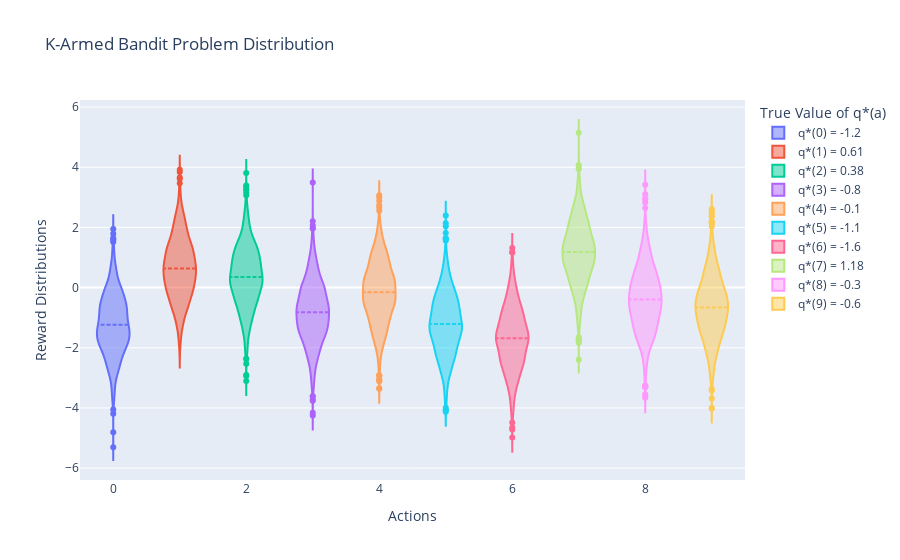

The notebook cell this image was saved under:
### Markdown cell above
let's see if the implementation of the k-armed bandit is correct:

### Code cell
env.reset()

# Sample our distribution to see it's correct
data = np.array([[env.step(i)[0] for _ in range(2000)] for i in range(len(env._arms))])

fig = go.Figure()

for i in range(len(env._arms)):
    fig.add_trace(go.Violin(x=[i] * len(data[i]), y=data[i], name="q*(" + str(i) + ") = " + str(env._arms[i])[:4], meanline_visible=True))

fig.update_layout(
    title="K-Armed Bandit Problem Distribution",
    xaxis_title="Actions",
    yaxis_title="Reward Distributions",
    legend_title="True Value of q*(a)",
)

fig.show()

### Figure 1 — Plotly figure (JSON) as saved in the notebook; plotly's stock layout.template omitted (floating-point values rounded to 4 significant figures; data arrays with more than 128 entries replaced by an {"elided": "..."} marker saying what was removed)
{"data": [{"meanline": {"visible": true}, "name": "q*(0) = -1.2", "type": "violin", "x": {"elided": "2000 int values"}, "y": {"elided": "2000 float values"}}, {"meanline": {"visible": true}, "name": "q*(1) = 0.61", "type": "violin", "x": {"elided": "2000 int values"}, "y": {"elided": "2000 float values"}}, {"meanline": {"visible": true}, "name": "q*(2) = 0.38", "type": "violin", "x": {"elided": "2000 int values"}, "y": {"elided": "2000 float values"}}, {"meanline": {"visible": true}, "name": "q*(3) = -0.8", "type": "violin", "x": {"elided": "2000 int values"}, "y": {"elided": "2000 float values"}}, {"meanline": {"visible": true}, "name": "q*(4) = -0.1", "type": "violin", "x": {"elided": "2000 int values"}, "y": {"elided": "2000 float values"}}, {"meanline": {"visible": true}, "name": "q*(5) = -1.1", "type": "violin", "x": {"elided": "2000 int values"}, "y": {"elided": "2000 float values"}}, {"meanline": {"visible": true}, "name": "q*(6) = -1.6", "type": "violin", "x": {"elided": "2000 int values"}, "y": {"elided": "2000 float values"}}, {"meanline": {"visible": true}, "name": "q*(7) = 1.18", "type": "violin", "x": {"elided": "2000 int values"}, "y": {"elided": "2000 float values"}}, {"meanline": {"visible": true}, "name": "q*(8) = -0.3", "type": "violin", "x": {"elided": "2000 int values"}, "y": {"elided": "2000 float values"}}, {"meanline": {"visible": true}, "name": "q*(9) = -0.6", "type": "violin", "x": {"elided": "2000 int values"}, "y": {"elided": "2000 float values"}}], "layout": {"legend": {"title": {"text": "True Value of q*(a)"}}, "title": {"text": "K-Armed Bandit Problem Distribution"}, "xaxis": {"title": {"text": "Actions"}}, "yaxis": {"title": {"text": "Reward Distributions"}}}}
